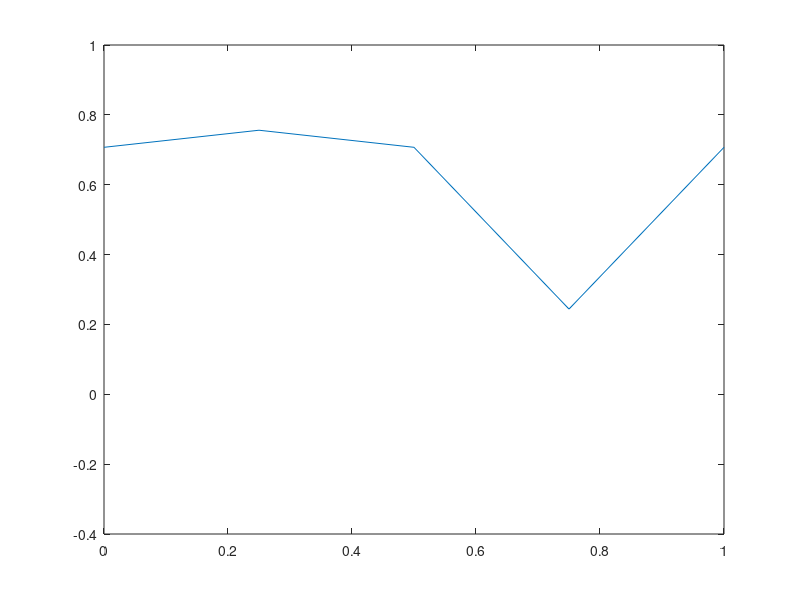

Recreate this plot in MATLAB.
%%%%%%%%%%%%%%%%%%%%%%%%%%%%%%%%%%%%%%%%%%%%%%%%%%%%%%%%%%%%%%%%%%%%%%%%%%
% Description: This script implements the Lax Friedrich method to 
% numerically solve the scalar advection equation u_t + au_x = 0. 
% It stores all the parameters that define the desired 
% method.  Stable provided mu=abs(ak/h)<=1 
% Lax Friedrichs scheme
% u_new(j) = (u_old(j-1)+u_old(j+1))/2 - (mu/2)*(u_old(j+1)-u_old(j-1))

% parameters:
%   t0:intitial time
%   tf:final time
%   L:number of spatial grid points 
%   N: number of time grid points
%   f: function that gives inital data
%%%%%%%%%%%%%%%%%%%%%%%%%%%%%%%%%%%%%%%%%%%%%%%%%%%%%%%%%%%%%%%%%%%%%%%%%

%initialize parameters
t0=0;
tf=1;
L=4;
N=4;


%define space mesh
dx = 1/L;
x = 0:dx:1;
x = x';

%set inital funciton  
f = sin(pi * x);

% define time mesh
dt = (tf-t0)/N;
t = t0:dt:tf;

%wave speed
a = .8;

%CFL number
mu = a*dt/dx;

%preallocate u, set initial u value to f
u = zeros(N+1,L+1);
u(:,1) = f;


%loop through time
for n=1:N
    %loop through space
    for j=2:L
        u(j,n+1) = (u(j+1,n)+u(j-1,n))/2-(mu/2)*(u(j+1,n)...
            -u(j-1,n));
    end
    
    %Set values at boundaries using periodic BC's
    j=1;
    
    % u(0) == u(N)
    u(j,n+1)=(u(j+1,n)+u(L,n))/2-(mu/2)*(u(j+1,n)-u(L,n));
    j = L+1;
    
    % u(N+2) == u(2)
    u(j,n+1)=(u(2,n)+u(j-1,n))/2-(mu/2)*(u(2,n)-u(j-1,n));
    
 
end


clf
%figure(glf)
% hold on
for i=1:L
   
    plot(x,u(:,i))
	axis([0 1 -.4 1])
    pause(.05)
    drawnow
end
hold off